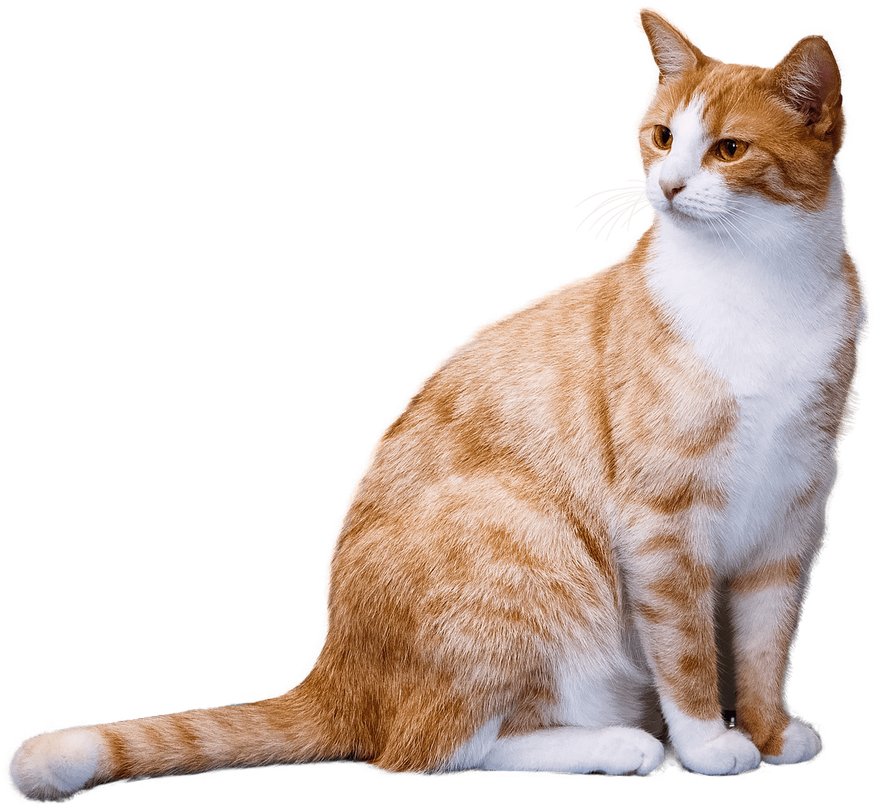
#> input picture cat.png, 875 x 807 px, shrunk from 1280 x 1180 before the run
$ python task2.py
#> lines starting #> are read from the running program, lines starting #| are printed output that depends on the picture
#----------Task 2

import numpy as np
import matplotlib.pyplot as plt
from sklearn.decomposition import PCA
import matplotlib.image as mpimg

imgData = mpimg.imread('cat.png')
#> imgData is the input picture: shape (807, 875, 4) float32; mean R, G, B, A 0.309, 0.263, 0.24, 0.408
height, widthth, channels = imgData.shape
#> height = 807; widthth = 875; channels = 4
chanData = imgData.reshape((height,widthth*channels))
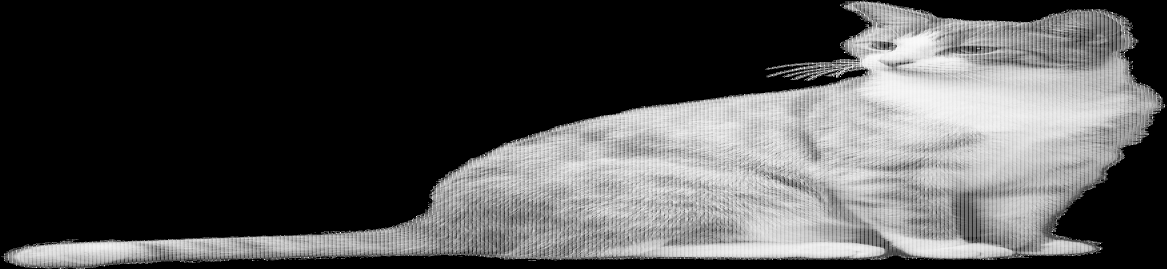
#> chanData: shape (807, 3500) float32 (shown at 1/3 size); min 0, max 1, mean 0.305
ipca = PCA(20).fit(chanData)
imgC = ipca.transform(chanData)
temp = ipca.inverse_transform(imgC)
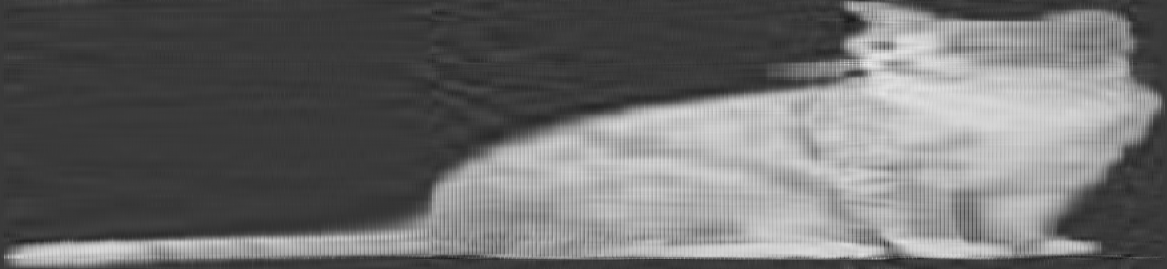
#> temp: shape (807, 3500) float32 (shown at 1/3 size); min -0.354, max 1.2, mean 0.305; drawn with min black and max white
temp = np.reshape(temp, ( height, widthth, channels))
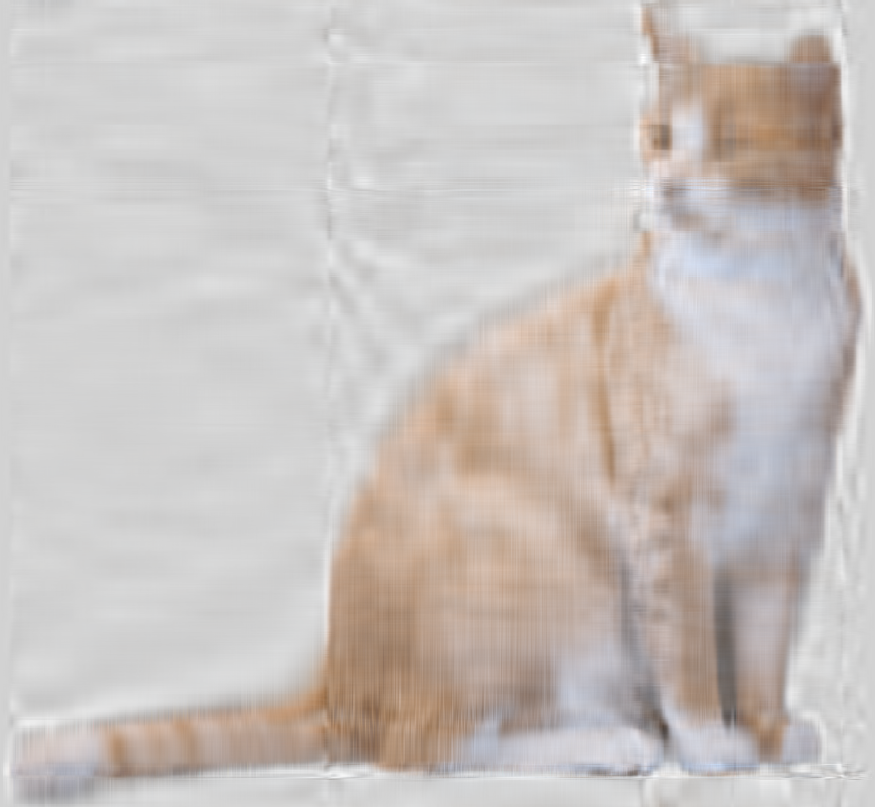
#> temp: shape (807, 875, 4) float32; mean of channels 0, 1, 2, 3 0.309, 0.263, 0.24, 0.408; transparent parts drawn white
plt.imshow(temp)
plt.show()
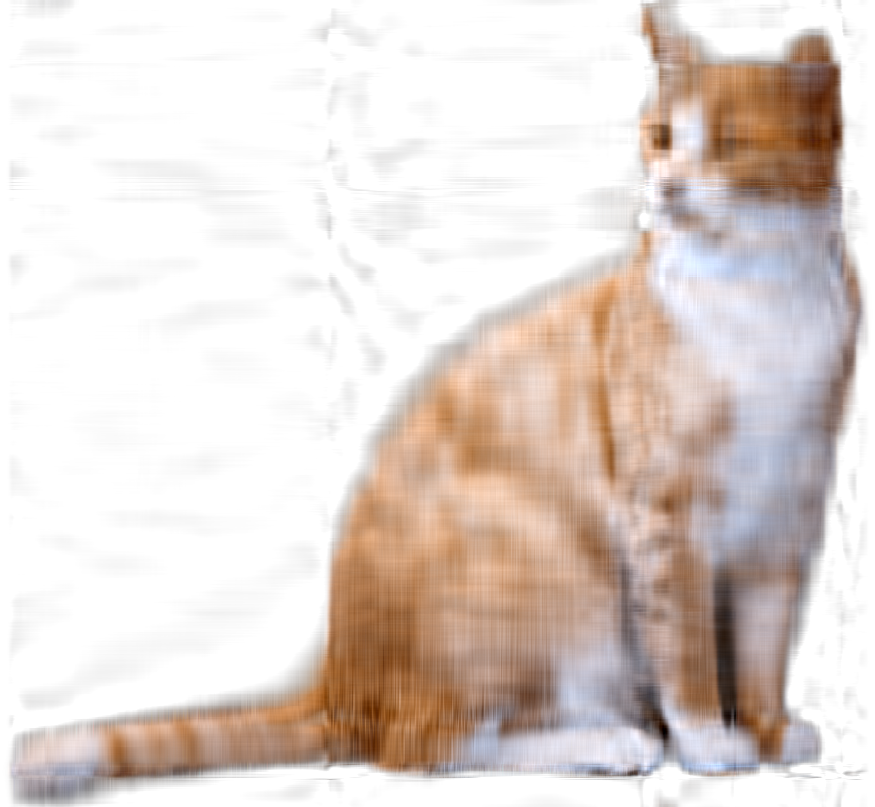
#> shown: shape (807, 875, 4) float32; mean R, G, B, A 0.314, 0.268, 0.245, 0.409; transparent parts drawn white
